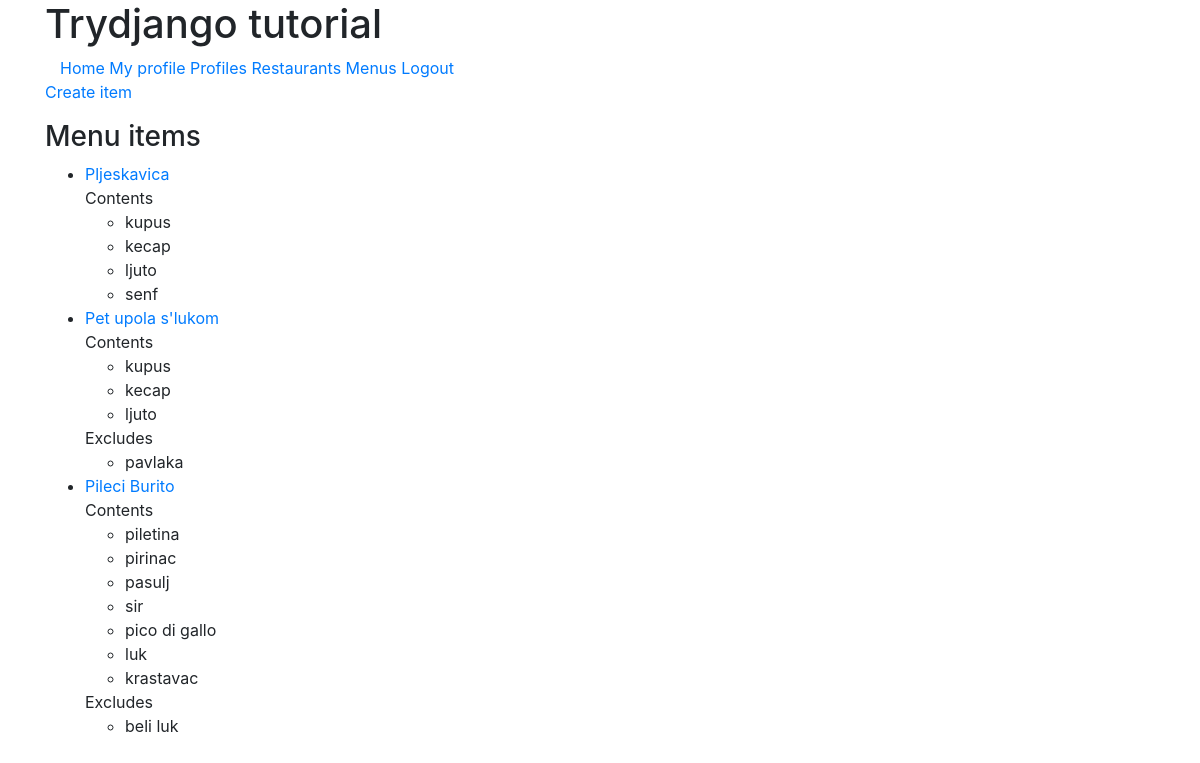
/menus/ (signed in), run on the app's committed database.
### menus/models.py (models this page shows)
class Item(models.Model):
    user = models.ForeignKey(User, on_delete=CASCADE)
    restaurant = models.ForeignKey(Restaurant, on_delete=CASCADE)
    name = models.CharField(max_length=120)
    contents = models.TextField(help_text='separate each item by comma')
    excludes = models.TextField(blank=True, null=True, help_text='separate each item by comma')
    public = models.BooleanField(default=True)
    timestamp = models.DateTimeField(auto_now_add=True)
    updated = models.DateTimeField(auto_now=True)
    class Meta:
        ordering = ['-updated', '-timestamp']
    def get_contents(self):
        return self.contents.split(',')
    def get_excludes(self):
        return self.excludes.split(',')
    def get_absolute_url(self):
        return reverse("menus:detail", kwargs={'pk': self.id})

### menus/views.py (the view)
# urls.py: path('', ItemListView.as_view(), name='list'),
class ItemListView(LoginRequiredMixin, ListView):
    def get_queryset(self):
        return Item.objects.filter(user=self.request.user)

### menus/templates/menus/item_list.html (shortened to what this page needs)
{% extends "base.html" %}
{% block content %}
    <p><a href="{% url 'menus:create' %}"> Create item</a></p>
    <h3>Menu items</h3>
    <ul>
        {% for item in object_list %}
            <li><a href="{{ item.get_absolute_url }}">{{ item.name }}</a><br>
            {% if item.contents %}
                Contents
                <ul>
                    {% for content in item.get_contents %}
                        <li>{{ content }}</li>
                    {% endfor %}
                </ul>
            {% endif %}
            {% if item.excludes %}
                Excludes
                    <ul>
                        {% for exclude in item.get_excludes %}
                            <li>{{ exclude }}</li>
                        {% endfor %}
                    </ul>
            {% endif %}
            </li>
        {% endfor %}
    </ul>
{% endblock content %}

### data on the page
Item: name "Pljeskavica", get_contents "kupus" "kecap" "ljuto" "senf"
Item: name "Pet upola s'lukom", get_contents "kupus" "kecap" "ljuto", get_excludes "pavlaka"
Item: name "Pileci Burito", get_contents "piletina" "pirinac" "pasulj" "sir" "pico di gallo" "luk" "krastavac", get_excludes "beli luk"
